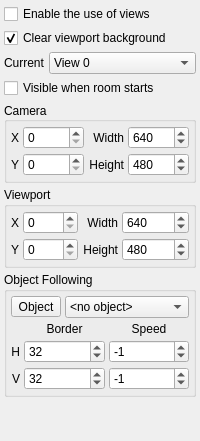
       <widget class="QWidget" name="viewsTab">
        <attribute name="title">
         <string>Views</string>
        </attribute>
        <layout class="QVBoxLayout" name="verticalLayout" stretch="0,0,0,0,0,0,0,1">
         <property name="spacing">
          <number>4</number>
         </property>
         <property name="leftMargin">
          <number>4</number>
         </property>
         <property name="topMargin">
          <number>4</number>
         </property>
         <property name="rightMargin">
          <number>4</number>
         </property>
         <property name="bottomMargin">
          <number>4</number>
         </property>
         <item>
          <widget class="QCheckBox" name="enableViewsCheckBox">
           <property name="text">
            <string>Enable the use of views</string>
           </property>
          </widget>
         </item>
         <item>
          <widget class="QCheckBox" name="clearViewportCheckBox">
           <property name="text">
            <string>Clear viewport background</string>
           </property>
           <property name="checked">
            <bool>true</bool>
           </property>
          </widget>
         </item>
         <item>
          <layout class="QHBoxLayout" name="currentViewLayout">
           <property name="spacing">
            <number>4</number>
           </property>
           <item>
            <widget class="QLabel" name="currentViewLabel">
             <property name="text">
              <string>Current</string>
             </property>
            </widget>
           </item>
           <item>
            <widget class="QComboBox" name="currentViewComboBox">
             <property name="sizePolicy">
              <sizepolicy hsizetype="Preferred" vsizetype="Fixed">
               <horstretch>1</horstretch>
               <verstretch>0</verstretch>
              </sizepolicy>
             </property>
             <property name="currentText">
              <string>View 0</string>
             </property>
             <item>
              <property name="text">
               <string>View 0</string>
              </property>
             </item>
             <item>
              <property name="text">
               <string>View 1</string>
              </property>
             </item>
             <item>
              <property name="text">
               <string>View 2</string>
              </property>
             </item>
             <item>
              <property name="text">
               <string>View 3</string>
              </property>
             </item>
             <item>
              <property name="text">
               <string>View 4</string>
              </property>
             </item>
             <item>
              <property name="text">
               <string>View 5</string>
              </property>
             </item>
             <item>
              <property name="text">
               <string>View 6</string>
              </property>
             </item>
             <item>
              <property name="text">
               <string>View 7</string>
              </property>
             </item>
             <item>
              <property name="text">
               <string>View 8</string>
              </property>
             </item>
            </widget>
           </item>
          </layout>
         </item>
         <item>
          <widget class="QCheckBox" name="viewVisibleCheckBox">
           <property name="text">
            <string>Visible when room starts</string>
           </property>
          </widget>
         </item>
         <item>
          <widget class="QGroupBox" name="cameraGroupBox">
           <property name="sizePolicy">
            <sizepolicy hsizetype="Preferred" vsizetype="Fixed">
             <horstretch>0</horstretch>
             <verstretch>0</verstretch>
            </sizepolicy>
           </property>
           <property name="title">
            <string>Camera</string>
           </property>
           <property name="alignment">
            <set>Qt::AlignLeading|Qt::AlignLeft|Qt::AlignVCenter</set>
           </property>
           <property name="flat">
            <bool>true</bool>
           </property>
           <property name="checkable">
            <bool>false</bool>
           </property>
           <layout class="QGridLayout" name="gridLayout" columnstretch="0,1,0,1">
            <property name="leftMargin">
             <number>4</number>
            </property>
            <property name="topMargin">
             <number>4</number>
            </property>
            <property name="rightMargin">
             <number>4</number>
            </property>
            <property name="bottomMargin">
             <number>4</number>
            </property>
            <property name="spacing">
             <number>4</number>
            </property>
            <item row="1" column="0">
             <widget class="QLabel" name="cameraXLabel">
              <property name="text">
               <string>X</string>
              </property>
              <property name="alignment">
               <set>Qt::AlignRight|Qt::AlignTrailing|Qt::AlignVCenter</set>
              </property>
             </widget>
            </item>
            <item row="2" column="0">
             <widget class="QLabel" name="cameraYLabel">
              <property name="text">
               <string>Y</string>
              </property>
              <property name="alignment">
               <set>Qt::AlignRight|Qt::AlignTrailing|Qt::AlignVCenter</set>
              </property>
             </widget>
            </item>
            <item row="1" column="2">
             <widget class="QLabel" name="cameraWidthLabel">
              <property name="text">
               <string>Width</string>
              </property>
              <property name="alignment">
               <set>Qt::AlignRight|Qt::AlignTrailing|Qt::AlignVCenter</set>
              </property>
             </widget>
            </item>
            <item row="2" column="2">
             <widget class="QLabel" name="cameraHeightLabel">
              <property name="text">
               <string>Height</string>
              </property>
              <property name="alignment">
               <set>Qt::AlignRight|Qt::AlignTrailing|Qt::AlignVCenter</set>
              </property>
             </widget>
            </item>
            <item row="2" column="1">
             <widget class="QSpinBox" name="cameraYSpinBox"/>
            </item>
            <item row="1" column="1">
             <widget class="QSpinBox" name="cameraXSpinBox"/>
            </item>
            <item row="1" column="3">
             <widget class="QSpinBox" name="cameraWidthSpinBox">
              <property name="maximum">
               <number>10000</number>
              </property>
              <property name="value">
               <number>640</number>
              </property>
             </widget>
            </item>
            <item row="2" column="3">
             <widget class="QSpinBox" name="cameraHeightSpinBox">
              <property name="maximum">
               <number>10000</number>
              </property>
              <property name="value">
               <number>480</number>
              </property>
             </widget>
            </item>
           </layout>
          </widget>
         </item>
         <item>
          <widget class="QGroupBox" name="viewportGroupBox">
           <property name="sizePolicy">
            <sizepolicy hsizetype="Preferred" vsizetype="Fixed">
             <horstretch>0</horstretch>
             <verstretch>0</verstretch>
            </sizepolicy>
           </property>
           <property name="title">
            <string>Viewport</string>
           </property>
           <property name="flat">
            <bool>true</bool>
           </property>
           <layout class="QGridLayout" name="gridLayout_2" columnstretch="0,1,0,1">
            <property name="leftMargin">
             <number>4</number>
            </property>
            <property name="topMargin">
             <number>4</number>
            </property>
            <property name="rightMargin">
             <number>4</number>
            </property>
            <property name="bottomMargin">
             <number>4</number>
            </property>
            <property name="spacing">
             <number>4</number>
            </property>
            <item row="0" column="0">
             <widget class="QLabel" name="viewportXLabel">
              <property name="text">
               <string>X</string>
              </property>
              <property name="alignment">
               <set>Qt::AlignRight|Qt::AlignTrailing|Qt::AlignVCenter</set>
              </property>
             </widget>
            </item>
            <item row="0" column="1">
             <widget class="QSpinBox" name="viewportXSpinBox"/>
            </item>
            <item row="0" column="2">
             <widget class="QLabel" name="viewportWidthLabel">
              <property name="text">
               <string>Width</string>
              </property>
              <property name="alignment">
               <set>Qt::AlignRight|Qt::AlignTrailing|Qt::AlignVCenter</set>
              </property>
             </widget>
            </item>
            <item row="0" column="3">
             <widget class="QSpinBox" name="viewportWidthSpinBox">
              <property name="maximum">
               <number>100000</number>
              </property>
              <property name="value">
               <number>640</number>
              </property>
             </widget>
            </item>
            <item row="1" column="0">
             <widget class="QLabel" name="viewportYLabel">
              <property name="text">
               <string>Y</string>
              </property>
              <property name="alignment">
               <set>Qt::AlignRight|Qt::AlignTrailing|Qt::AlignVCenter</set>
              </property>
             </widget>
            </item>
            <item row="1" column="1">
             <widget class="QSpinBox" name="viewportYSpinBox"/>
            </item>
            <item row="1" column="2">
             <widget class="QLabel" name="viewportHeightLabel">
              <property name="text">
               <string>Height</string>
              </property>
              <property name="alignment">
               <set>Qt::AlignRight|Qt::AlignTrailing|Qt::AlignVCenter</set>
              </property>
             </widget>
            </item>
            <item row="1" column="3">
             <widget class="QSpinBox" name="viewportHeightSpinBox">
              <property name="maximum">
               <number>1000000</number>
              </property>
              <property name="value">
               <number>480</number>
              </property>
             </widget>
            </item>
           </layout>
          </widget>
         </item>
         <item>
          <widget class="QGroupBox" name="followingGroupBox">
           <property name="sizePolicy">
            <sizepolicy hsizetype="Preferred" vsizetype="Fixed">
             <horstretch>0</horstretch>
             <verstretch>0</verstretch>
            </sizepolicy>
           </property>
           <property name="title">
            <string>Object Following</string>
           </property>
           <property name="flat">
            <bool>true</bool>
           </property>
           <layout class="QVBoxLayout" name="verticalLayout_3">
            <property name="spacing">
             <number>4</number>
            </property>
            <property name="leftMargin">
             <number>4</number>
            </property>
            <property name="topMargin">
             <number>4</number>
            </property>
            <property name="rightMargin">
             <number>4</number>
            </property>
            <property name="bottomMargin">
             <number>4</number>
            </property>
            <item>
             <layout class="QHBoxLayout" name="followingHorizontalLayout">
              <property name="spacing">
               <number>4</number>
              </property>
              <item>
               <widget class="QToolButton" name="followingToolButton">
                <property name="text">
                 <string>Object</string>
                </property>
                <property name="icon">
                 <iconset resource="../images.qrc">
                  <normaloff>:/actions/add.png</normaloff>:/actions/add.png</iconset>
                </property>
                <property name="toolButtonStyle">
                 <enum>Qt::ToolButtonTextBesideIcon</enum>
                </property>
               </widget>
              </item>
              <item>
               <widget class="QComboBox" name="followingComboBox">
                <item>
                 <property name="text">
                  <string>&lt;no object&gt;</string>
                 </property>
                </item>
               </widget>
              </item>
             </layout>
            </item>
            <item>
             <layout class="QGridLayout" name="followingGridLayout" columnstretch="0,1,1">
              <property name="spacing">
               <number>4</number>
              </property>
              <item row="2" column="0">
               <widget class="QLabel" name="followingVLabel">
                <property name="toolTip">
                 <string>Vertical</string>
                </property>
                <property name="text">
                 <string>V</string>
                </property>
                <property name="alignment">
                 <set>Qt::AlignRight|Qt::AlignTrailing|Qt::AlignVCenter</set>
                </property>
               </widget>
              </item>
              <item row="2" column="1">
               <widget class="QSpinBox" name="followingVBorderSpinBox">
                <property name="value">
                 <number>32</number>
                </property>
               </widget>
              </item>
              <item row="1" column="0">
               <widget class="QLabel" name="followingHLabel">
                <property name="toolTip">
                 <string>Horizontal</string>
                </property>
                <property name="text">
                 <string>H</string>
                </property>
                <property name="alignment">
                 <set>Qt::AlignRight|Qt::AlignTrailing|Qt::AlignVCenter</set>
                </property>
               </widget>
              </item>
              <item row="1" column="1">
               <widget class="QSpinBox" name="followingHBorderSpinBox">
                <property name="value">
                 <number>32</number>
                </property>
               </widget>
              </item>
              <item row="0" column="1">
               <widget class="QLabel" name="followingBorderLabel">
                <property name="toolTip">
                 <string>Border around the object</string>
                </property>
                <property name="text">
                 <string>Border</string>
                </property>
                <property name="alignment">
                 <set>Qt::AlignCenter</set>
                </property>
               </widget>
              </item>
              <item row="0" column="2">
               <widget class="QLabel" name="followingSpeedLabel">
                <property name="toolTip">
                 <string>Maximum speed</string>
                </property>
                <property name="text">
                 <string>Speed</string>
                </property>
                <property name="alignment">
                 <set>Qt::AlignCenter</set>
                </property>
               </widget>
              </item>
              <item row="1" column="2">
               <widget class="QSpinBox" name="followingHSpeedSpinBox">
                <property name="minimum">
                 <number>-99</number>
                </property>
                <property name="value">
                 <number>-1</number>
                </property>
               </widget>
              </item>
              <item row="2" column="2">
               <widget class="QSpinBox" name="followingVSpeedSpinBox">
                <property name="minimum">
                 <number>-99</number>
                </property>
                <property name="value">
                 <number>-1</number>
                </property>
               </widget>
              </item>
             </layout>
            </item>
           </layout>
          </widget>
         </item>
         <item>
          <spacer name="viewsVerticalSpacer">
           <property name="orientation">
            <enum>Qt::Vertical</enum>
           </property>
           <property name="sizeHint" stdset="0">
            <size>
             <width>20</width>
             <height>40</height>
            </size>
           </property>
          </spacer>
         </item>
        </layout>
       </widget>
